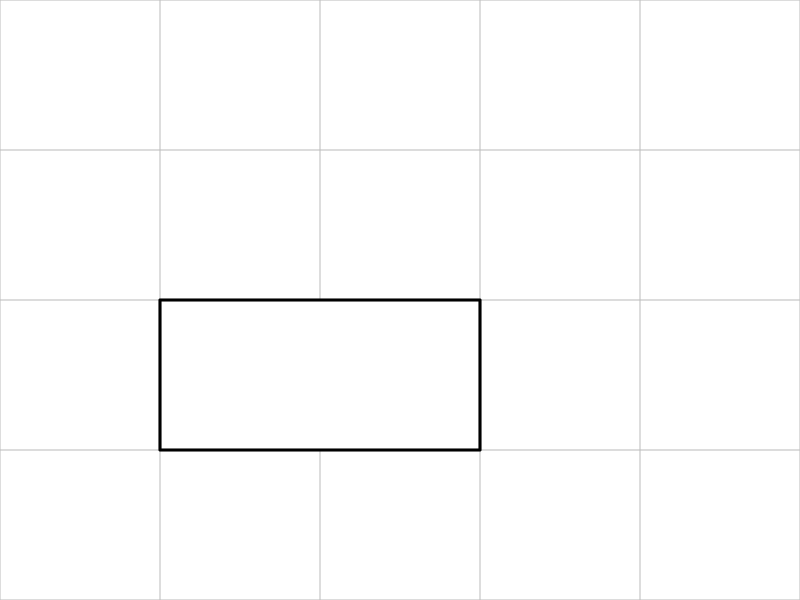
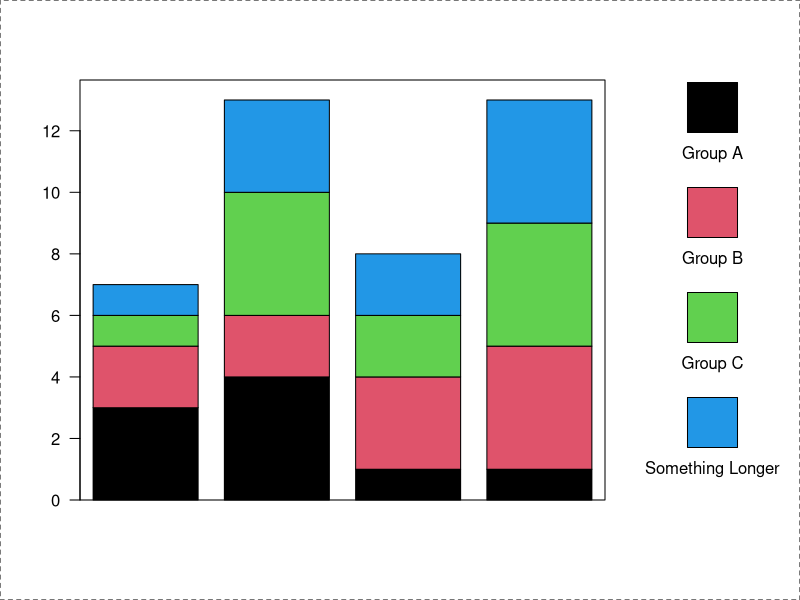
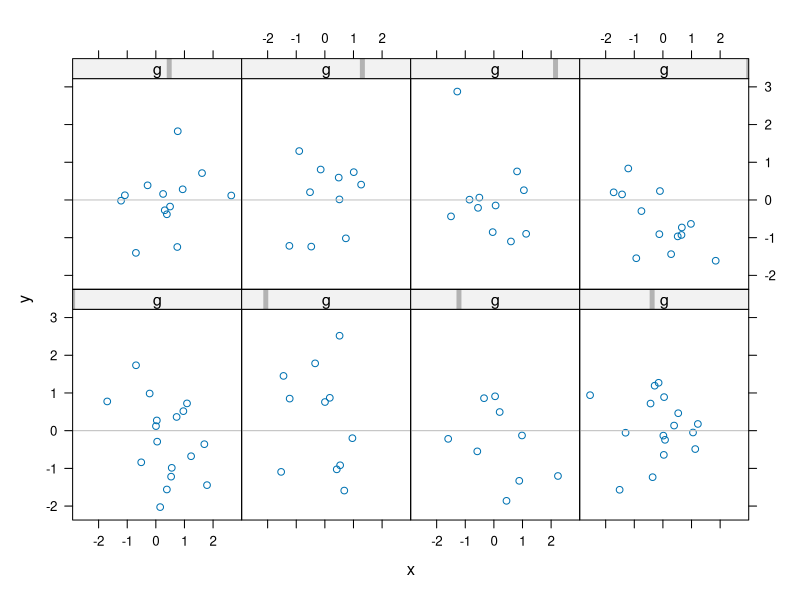
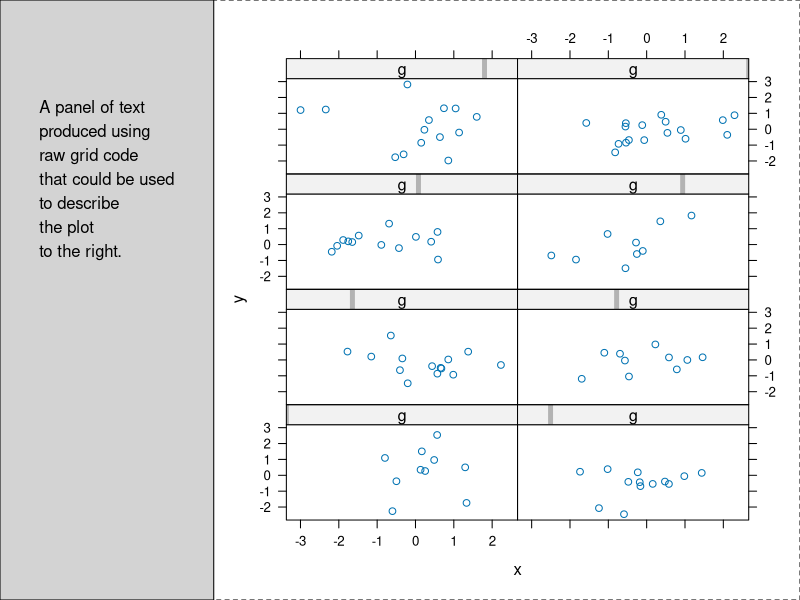

Here is the R script that generated these plots, in order:
### R code from vignette source 'grid.Rnw'

###################################################
### code chunk number 1: grid.Rnw:27-33
###################################################
library(grDevices)
library(graphics) # for par
library(stats) # for rnorm
library(grid)
ps.options(pointsize = 12)
options(width = 60)


###################################################
### code chunk number 2: grid.Rnw:75-76 (eval = FALSE)
###################################################
## viewport(x = 0.5, y = 0.5, width = 0.5, height = 0.25, angle=45)


###################################################
### code chunk number 3: viewport
###################################################
grid.show.viewport(viewport(x = 0.5, y = 0.5, width = 0.5, height = 0.25,
                            angle = 45))


###################################################
### code chunk number 4: pushviewports
###################################################
grid.rect(gp = gpar(lty = "dashed"))
vp1 <- viewport(x = 0, y = 0.5, w = 0.5, h = 0.5,
                just = c("left", "bottom"), name = "vp1")
vp2 <- viewport(x = 0.5, y = 0, w = 0.5, h = 0.5,
                just = c("left", "bottom"))
pushViewport(vp1)
grid.rect(gp = gpar(col = "grey"))
grid.text("Some drawing in graphics region 1", y = 0.8)
upViewport()
pushViewport(vp2)
grid.rect(gp = gpar(col = "grey"))
grid.text("Some drawing in graphics region 2", y = 0.8)
upViewport()
downViewport("vp1")
grid.text("MORE drawing in graphics region 1", y = 0.2)
popViewport()


###################################################
### code chunk number 5: vpstack
###################################################
grid.rect(gp = gpar(lty = "dashed"))
vp <- viewport(width = 0.5, height = 0.5)
pushViewport(vp)
grid.rect(gp = gpar(col = "grey"))
grid.text("quarter of the page", y = 0.85)
pushViewport(vp)
grid.rect()
grid.text("quarter of the\nprevious viewport")
popViewport(2)


###################################################
### code chunk number 6: units
###################################################
unit(1, "npc")
unit(1:3/4, "npc")
unit(1:3/4, "npc")[2]
unit(1:3/4, "npc") + unit(1, "inches")
min(unit(0.5, "npc"), unit(1, "inches"))
unit.c(unit(0.5, "npc"), unit(2, "inches") + unit(1:3/4, "npc"),
       unit(1, "strwidth", "hi there"))


###################################################
### code chunk number 7: vpcoords
###################################################
pushViewport(viewport(y = unit(3, "lines"), width = 0.9, height = 0.8,
                      just = "bottom", xscale = c(0, 100)))
grid.rect(gp = gpar(col = "grey"))
grid.xaxis()
pushViewport(viewport(x = unit(60, "native"), y = unit(0.5, "npc"),
                      width = unit(1, "strwidth", "coordinates for everyone"),
                      height = unit(3, "inches")))
grid.rect()
grid.text("coordinates for everyone")
popViewport(2)


###################################################
### code chunk number 8: vplayout
###################################################
pushViewport(viewport(layout = grid.layout(4, 5)))
grid.rect(gp = gpar(col = "grey"))
grid.segments(c(1:4/5, rep(0, 3)), c(rep(0, 4), 1:3/4),
              c(1:4/5, rep(1, 3)), c(rep(1, 4), 1:3/4),
              gp = gpar(col = "grey"))
pushViewport(viewport(layout.pos.col = 2:3, layout.pos.row = 3))
grid.rect(gp = gpar(lwd = 3))
popViewport(2)


###################################################
### code chunk number 9: layoutcomplex
###################################################
grid.show.layout(grid.layout(4, 4, widths = unit(c(3, 1, 1, 1),
                             c("lines", "null", "null", "cm")),
                             heights = c(1, 1, 2, 3),
                             c("cm", "null", "null", "lines")))


###################################################
### code chunk number 10: gpar
###################################################
pushViewport(viewport(gp = gpar(fill = "grey", fontface = "italic")))
grid.rect()
grid.rect(width = 0.8, height = 0.6, gp = gpar(fill = "white"))
grid.text(paste("This text and the inner rectangle",
                "have specified their own gpar settings", sep = "\n"),
          y = 0.75, gp = gpar(fontface = "plain"))
grid.text(paste("This text and the outer rectangle",
                "accept the gpar settings of the viewport", sep = "\n"),
          y = 0.25)
popViewport()


###################################################
### code chunk number 11: simpleplot
###################################################
grid.rect(gp = gpar(lty = "dashed"))
x <- y <- 1:10
pushViewport(plotViewport(c(5.1, 4.1, 4.1, 2.1)))
pushViewport(dataViewport(x, y))
grid.rect()
grid.xaxis()
grid.yaxis()
grid.points(x, y)
grid.text("1:10", x = unit(-3, "lines"), rot = 90)
popViewport(2)


###################################################
### code chunk number 12: bpdata
###################################################
barData <- matrix(sample(1:4, 16, replace = TRUE), ncol = 4)


###################################################
### code chunk number 13: barconstraint
###################################################
boxColours <- 1:4


###################################################
### code chunk number 14: bpfun
###################################################
bp <- function(barData) {
    nbars <- dim(barData)[2]
    nmeasures <- dim(barData)[1]
    barTotals <- rbind(rep(0, nbars), apply(barData, 2, cumsum))
    barYscale <- c(0, max(barTotals)*1.05)
    pushViewport(plotViewport(c(5, 4, 4, 1),
                              yscale = barYscale,
                              layout = grid.layout(1, nbars)))
    grid.rect()
    grid.yaxis()
    for (i in 1:nbars) {
        pushViewport(viewport(layout.pos.col = i, yscale = barYscale))
        grid.rect(x = rep(0.5, nmeasures),
                  y = unit(barTotals[1:nmeasures, i], "native"),
                  height = unit(diff(barTotals[,i]), "native"),
                  width = 0.8, just = "bottom", gp = gpar(fill = boxColours))
        popViewport()
    }
    popViewport()
}


###################################################
### code chunk number 15: legendlabels
###################################################
legLabels <- c("Group A", "Group B", "Group C", "Something Longer")
boxSize <- unit(0.5, "inches")


###################################################
### code chunk number 16: legfun
###################################################
leg <- function(legLabels) {
    nlabels <- length(legLabels)
    pushViewport(viewport(layout = grid.layout(nlabels, 1)))
    for (i in 1:nlabels) {
        pushViewport(viewport(layout.pos.row = i))
        grid.rect(width = boxSize, height = boxSize, just = "bottom",
                  gp = gpar(fill = boxColours[i]))
        grid.text(legLabels[i], y = unit(0.5, "npc") - unit(1, "lines"))
        popViewport()
    }
    popViewport()
}


###################################################
### code chunk number 17: barplot
###################################################
grid.rect(gp = gpar(lty = "dashed"))
legend.width <- max(unit(rep(1, length(legLabels)),
                         "strwidth", as.list(legLabels)) +
                    unit(2, "lines"),
                    unit(0.5, "inches") + unit(2, "lines"))
pushViewport(viewport(layout = grid.layout(1, 2,
                      widths = unit.c(unit(1,"null"), legend.width))))
pushViewport(viewport(layout.pos.col = 1))
bp(barData)
popViewport()
pushViewport(viewport(layout.pos.col = 2))
pushViewport(plotViewport(c(5, 0, 4, 0)))
leg(legLabels)
popViewport(3)


###################################################
### code chunk number 18: grid.Rnw:649-650
###################################################
library(lattice)


###################################################
### code chunk number 19: trellisdata (eval = FALSE)
###################################################
## x <- rnorm(100)
## y <- rnorm(100)
## g <- sample(1:8, 100, replace = TRUE)


###################################################
### code chunk number 20: trellispanelplot (eval = FALSE)
###################################################
## xyplot(y ~ x | g, panel = function(x, y) {
##     panel.xyplot(x, y);
##     grid.lines(unit(c(0, 1), "npc"), unit(0, "native"),
##                gp = gpar(col = "grey"))
## })


###################################################
### code chunk number 21: trellispanel
###################################################
x <- rnorm(100)
y <- rnorm(100)
g <- sample(1:8, 100, replace = TRUE)
xyplot(y ~ x | g, panel = function(x, y) {
    panel.xyplot(x, y);
    grid.lines(unit(c(0, 1), "npc"), unit(0, "native"),
               gp = gpar(col = "grey"))
})


###################################################
### code chunk number 22: trellisstripplot (eval = FALSE)
###################################################
## xyplot(y ~ x | g, strip = function(which.given, which.panel, ...) {
##     grid.text(paste("Variable ", which.given, ": Level ",
##                     which.panel[which.given], sep = ""),
##               unit(1, "mm"), .5, just = "left")
## })


###################################################
### code chunk number 23: trellisstrip
###################################################
x <- rnorm(100)
y <- rnorm(100)
g <- sample(1:8, 100, replace = TRUE)
xyplot(y ~ x | g, strip = function(which.given, which.panel, ...) {
    grid.text(paste("Variable ", which.given, ": Level ",
                    which.panel[which.given], sep = ""),
              unit(1, "mm"), .5, just = "left")
})


###################################################
### code chunk number 24: trellisgridplot (eval = FALSE)
###################################################
## someText <- paste("A panel of text", "produced using", "raw grid code",
##                   "that could be used", "to describe",
##                   "the plot", "to the right.", sep = "\n")
## latticePlot <- xyplot(y ~ x | g, layout = c(2, 4))
## grid.rect(gp = gpar(lty = "dashed"))
## pushViewport(viewport(layout = grid.layout(1, 2,
##                       widths = unit.c(unit(1, "strwidth", someText) +
##                       unit(2, "cm"),
##                       unit(1, "null")))))
## pushViewport(viewport(layout.pos.col = 1))
## grid.rect(gp = gpar(fill = "light grey"))
## grid.text(someText,
##           x = unit(1, "cm"), y = unit(1, "npc") - unit(1, "inches"),
##           just = c("left", "top"))
## popViewport()
## pushViewport(viewport(layout.pos.col = 2))
## print(latticePlot, newpage = FALSE)
## popViewport(2)


###################################################
### code chunk number 25: trellisgrid
###################################################
x <- rnorm(100)
y <- rnorm(100)
g <- sample(1:8, 100, replace = TRUE)
someText <- paste("A panel of text", "produced using", "raw grid code",
                  "that could be used", "to describe",
                  "the plot", "to the right.", sep = "\n")
latticePlot <- xyplot(y ~ x | g, layout = c(2, 4))
grid.rect(gp = gpar(lty = "dashed"))
pushViewport(viewport(layout = grid.layout(1, 2,
                      widths = unit.c(unit(1, "strwidth", someText) +
                      unit(2, "cm"),
                      unit(1, "null")))))
pushViewport(viewport(layout.pos.col = 1))
grid.rect(gp = gpar(fill = "light grey"))
grid.text(someText,
          x = unit(1, "cm"), y = unit(1, "npc") - unit(1, "inches"),
          just = c("left", "top"))
popViewport()
pushViewport(viewport(layout.pos.col = 2))
print(latticePlot, newpage = FALSE)
popViewport(2)


